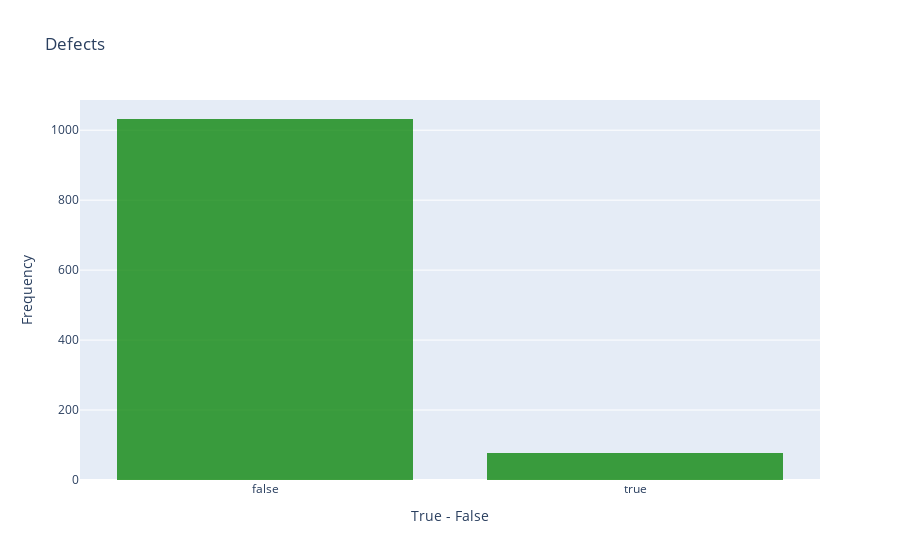

The notebook cell this image was saved under:
### Code cell
trace = go.Histogram(
    x = data.defects,
    opacity = 0.75,
    name = "Defects",
    marker = dict(color = 'green'))

hist_data = [trace]
hist_layout = go.Layout(barmode='overlay',
                   title = 'Defects',
                   xaxis = dict(title = 'True - False'),
                   yaxis = dict(title = 'Frequency'),
)
fig = go.Figure(data = hist_data, layout = hist_layout)
iplot(fig)

### Figure 1 — Plotly figure (JSON) as saved in the notebook; plotly's stock layout.template omitted (floating-point values rounded to 4 significant figures; data arrays with more than 128 entries replaced by an {"elided": "..."} marker saying what was removed)
{"data": [{"marker": {"color": "green"}, "name": "Defects", "opacity": 0.75, "type": "histogram", "x": {"elided": "1109 bool values"}}], "layout": {"barmode": "overlay", "title": {"text": "Defects"}, "xaxis": {"title": {"text": "True - False"}}, "yaxis": {"title": {"text": "Frequency"}}}}
